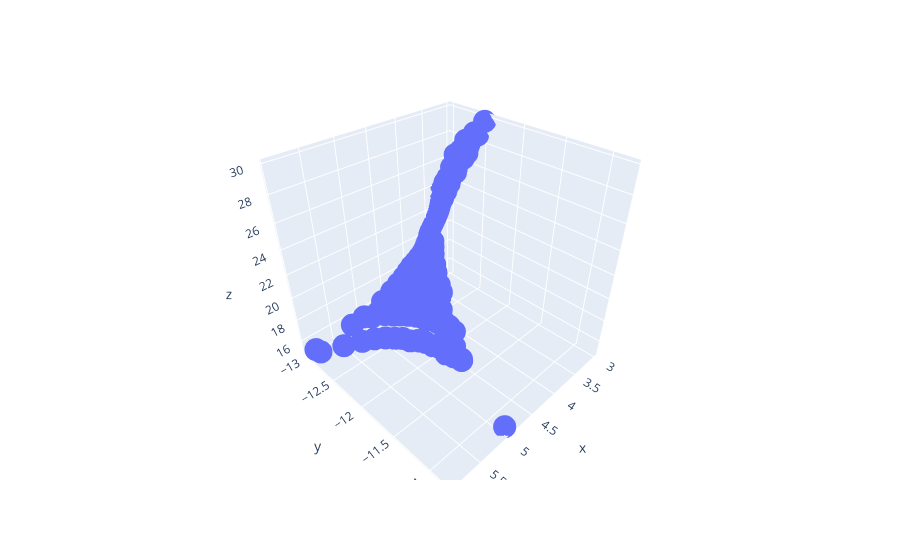

Notebook source saved alongside this figure:
### Code cell
ex.scatter_3d(x=non_dom[:,0]+6, y=non_dom[:,1], z=non_dom[:,2])

### Figure 1 — Plotly figure (JSON) as saved in the notebook; plotly's stock layout.template omitted (floating-point values rounded to 4 significant figures; data arrays with more than 128 entries replaced by an {"elided": "..."} marker saying what was removed)
{"data": [{"hoverlabel": {"namelength": 0}, "hovertemplate": "x=%{x}<br>y=%{y}<br>z=%{z}", "legendgroup": "", "marker": {"color": "#636efa", "symbol": "circle"}, "mode": "markers", "name": "", "scene": "scene", "showlegend": false, "type": "scatter3d", "x": {"elided": "214 float values"}, "y": {"elided": "214 float values"}, "z": {"elided": "214 float values"}}], "layout": {"legend": {"tracegroupgap": 0}, "margin": {"t": 60}, "scene": {"domain": {"x": [0, 1], "y": [0, 1]}, "xaxis": {"title": {"text": "x"}}, "yaxis": {"title": {"text": "y"}}, "zaxis": {"title": {"text": "z"}}}}}
